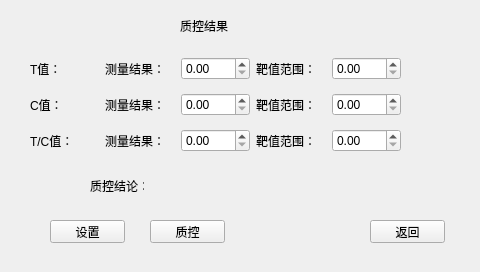
<?xml version="1.0" encoding="UTF-8"?>
<ui version="4.0">
 <class>Quality_Control_Form</class>
 <widget class="QWidget" name="Quality_Control_Form">
  <property name="geometry">
   <rect>
    <x>0</x>
    <y>0</y>
    <width>480</width>
    <height>272</height>
   </rect>
  </property>
  <property name="windowTitle">
   <string>Form</string>
  </property>
  <widget class="QLabel" name="label">
   <property name="geometry">
    <rect>
     <x>180</x>
     <y>20</y>
     <width>54</width>
     <height>12</height>
    </rect>
   </property>
   <property name="text">
    <string>质控结果</string>
   </property>
  </widget>
  <widget class="QLabel" name="label_11">
   <property name="geometry">
    <rect>
     <x>90</x>
     <y>180</y>
     <width>54</width>
     <height>12</height>
    </rect>
   </property>
   <property name="text">
    <string>质控结论：</string>
   </property>
  </widget>
  <widget class="QPushButton" name="pushButton">
   <property name="geometry">
    <rect>
     <x>50</x>
     <y>220</y>
     <width>75</width>
     <height>23</height>
    </rect>
   </property>
   <property name="text">
    <string>设置</string>
   </property>
  </widget>
  <widget class="QPushButton" name="pushButton_2">
   <property name="geometry">
    <rect>
     <x>150</x>
     <y>220</y>
     <width>75</width>
     <height>23</height>
    </rect>
   </property>
   <property name="text">
    <string>质控</string>
   </property>
  </widget>
  <widget class="QPushButton" name="return_PBtn">
   <property name="geometry">
    <rect>
     <x>370</x>
     <y>220</y>
     <width>75</width>
     <height>23</height>
    </rect>
   </property>
   <property name="text">
    <string>返回</string>
   </property>
  </widget>
  <widget class="QWidget" name="layoutWidget">
   <property name="geometry">
    <rect>
     <x>30</x>
     <y>50</y>
     <width>371</width>
     <height>111</height>
    </rect>
   </property>
   <layout class="QGridLayout" name="gridLayout">
    <item row="0" column="1">
     <widget class="QLabel" name="label_5">
      <property name="text">
       <string>测量结果：</string>
      </property>
     </widget>
    </item>
    <item row="0" column="0">
     <widget class="QLabel" name="label_2">
      <property name="text">
       <string>T值：</string>
      </property>
     </widget>
    </item>
    <item row="0" column="2">
     <widget class="QDoubleSpinBox" name="doubleSpinBox"/>
    </item>
    <item row="0" column="3">
     <widget class="QLabel" name="label_8">
      <property name="text">
       <string>靶值范围：</string>
      </property>
     </widget>
    </item>
    <item row="0" column="4">
     <widget class="QDoubleSpinBox" name="doubleSpinBox_4"/>
    </item>
    <item row="1" column="0">
     <widget class="QLabel" name="label_3">
      <property name="text">
       <string>C值：</string>
      </property>
     </widget>
    </item>
    <item row="1" column="1">
     <widget class="QLabel" name="label_6">
      <property name="text">
       <string>测量结果：</string>
      </property>
     </widget>
    </item>
    <item row="1" column="2">
     <widget class="QDoubleSpinBox" name="doubleSpinBox_2"/>
    </item>
    <item row="1" column="3">
     <widget class="QLabel" name="label_9">
      <property name="text">
       <string>靶值范围：</string>
      </property>
     </widget>
    </item>
    <item row="1" column="4">
     <widget class="QDoubleSpinBox" name="doubleSpinBox_5"/>
    </item>
    <item row="2" column="3">
     <widget class="QLabel" name="label_10">
      <property name="text">
       <string>靶值范围：</string>
      </property>
     </widget>
    </item>
    <item row="2" column="2">
     <widget class="QDoubleSpinBox" name="doubleSpinBox_3"/>
    </item>
    <item row="2" column="1">
     <widget class="QLabel" name="label_7">
      <property name="text">
       <string>测量结果：</string>
      </property>
     </widget>
    </item>
    <item row="2" column="0">
     <widget class="QLabel" name="label_4">
      <property name="text">
       <string>T/C值：</string>
      </property>
     </widget>
    </item>
    <item row="2" column="4">
     <widget class="QDoubleSpinBox" name="doubleSpinBox_6"/>
    </item>
   </layout>
  </widget>
 </widget>
 <resources/>
 <connections/>
</ui>
